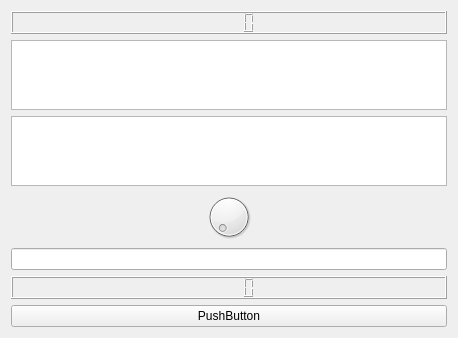
<?xml version="1.0" encoding="UTF-8"?>
<ui version="4.0">
 <class>Widget</class>
 <widget class="QWidget" name="Widget">
  <property name="geometry">
   <rect>
    <x>0</x>
    <y>0</y>
    <width>458</width>
    <height>317</height>
   </rect>
  </property>
  <property name="windowTitle">
   <string>Widget</string>
  </property>
  <layout class="QGridLayout" name="gridLayout">
   <item row="4" column="0">
    <widget class="QDial" name="dial"/>
   </item>
   <item row="2" column="0">
    <widget class="QTextEdit" name="textEdit_2"/>
   </item>
   <item row="7" column="0">
    <widget class="QPushButton" name="pushButton">
     <property name="text">
      <string>PushButton</string>
     </property>
    </widget>
   </item>
   <item row="1" column="0">
    <widget class="QTextEdit" name="textEdit"/>
   </item>
   <item row="0" column="0">
    <widget class="QLCDNumber" name="lcdNumber"/>
   </item>
   <item row="5" column="0">
    <widget class="QLineEdit" name="ok"/>
   </item>
   <item row="6" column="0">
    <widget class="QLCDNumber" name="lcd"/>
   </item>
  </layout>
 </widget>
 <layoutdefault spacing="6" margin="11"/>
 <resources/>
 <connections/>
</ui>
